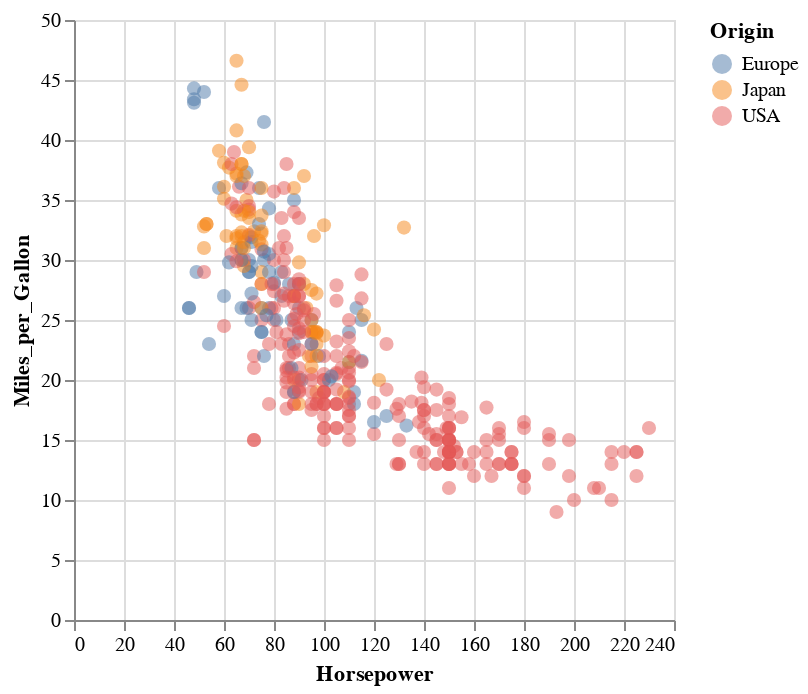

Here is the notebook cell this chart was saved with:
### Markdown cell above
### 2.2 empty

If you notice earlier, all data values are "automatically" selected (show color) at the beginning. By default, all data values are considered to be within an empty selection. When set to False, empty selections contain no data values.

### Code cell
#2.2.1 adjust size, and change default "empty"
                     
selection=alt.selection_point(
    # pt2add empty="none" so that nothing is selected by default
    empty='none'
    )

#change size instead of color
sizeCondition=alt.condition(selection,alt.SizeValue(200),alt.SizeValue(50))

# this time we'll modify the size
hp_mpg.add_params(
    selection
).encode(
    #pt1: use Size for mapping to column
    #use SizeValue to input pixel value
    size=sizeCondition,
)

### Figure 1 — Vega-Lite specification as saved in the notebook (floating-point values rounded to 4 significant figures; data arrays with more than 128 entries replaced by an {"elided": "..."} marker saying what was removed)
{"config": {"view": {"continuousWidth": 300, "continuousHeight": 300}}, "data": {"name": "data-8e25068d8b9a578f41a59c91e539d690"}, "mark": {"type": "circle", "opacity": 0.5, "size": 80}, "encoding": {"color": {"field": "Origin", "type": "nominal"}, "size": {"condition": {"param": "param_4", "empty": false, "value": 200}, "value": 50}, "x": {"field": "Horsepower", "type": "quantitative"}, "y": {"field": "Miles_per_Gallon", "type": "quantitative"}}, "params": [{"name": "param_4", "select": {"type": "point"}}], "$schema": "https://vega.github.io/schema/vega-lite/v5.16.3.json", "datasets": {"data-8e25068d8b9a578f41a59c91e539d690": {"elided": "406 records"}}}
